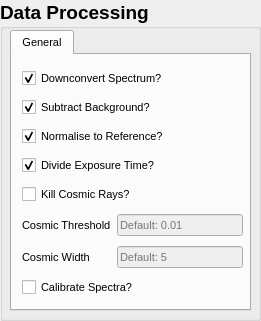
   <widget class="QGroupBox" name="data_processing">
    <property name="geometry">
     <rect>
      <x>280</x>
      <y>70</y>
      <width>261</width>
      <height>321</height>
     </rect>
    </property>
    <property name="font">
     <font>
      <pointsize>14</pointsize>
      <weight>75</weight>
      <bold>true</bold>
     </font>
    </property>
    <property name="title">
     <string>Data Processing</string>
    </property>
    <widget class="QTabWidget" name="processing_tab">
     <property name="geometry">
      <rect>
       <x>10</x>
       <y>30</y>
       <width>241</width>
       <height>281</height>
      </rect>
     </property>
     <property name="font">
      <font>
       <pointsize>8</pointsize>
       <weight>50</weight>
       <bold>false</bold>
      </font>
     </property>
     <property name="tabPosition">
      <enum>QTabWidget::North</enum>
     </property>
     <property name="currentIndex">
      <number>0</number>
     </property>
     <widget class="QWidget" name="general_processing">
      <attribute name="title">
       <string>General</string>
      </attribute>
      <widget class="QWidget" name="layoutWidget">
       <property name="geometry">
        <rect>
         <x>10</x>
         <y>10</y>
         <width>221</width>
         <height>238</height>
        </rect>
       </property>
       <layout class="QGridLayout" name="gridLayout_4">
        <item row="1" column="0" colspan="2">
         <widget class="QCheckBox" name="subtract_checkbox">
          <property name="toolTip">
           <string>Subtract background spectrum.</string>
          </property>
          <property name="statusTip">
           <string>Subtract background spectrum.</string>
          </property>
          <property name="text">
           <string>Subtract Background?</string>
          </property>
          <property name="checked">
           <bool>true</bool>
          </property>
         </widget>
        </item>
        <item row="6" column="0">
         <widget class="QLabel" name="cosmic_width_label">
          <property name="text">
           <string>Cosmic Width</string>
          </property>
         </widget>
        </item>
        <item row="7" column="0" colspan="2">
         <widget class="QCheckBox" name="calibrate_checkbox">
          <property name="toolTip">
           <string>Shift energy axis of spectrum by +calibration offset.</string>
          </property>
          <property name="statusTip">
           <string>Shift energy axis of spectrum by +calibration offset.</string>
          </property>
          <property name="whatsThis">
           <string>Applies a calibration shift of +calibration offset to spectra during processing.</string>
          </property>
          <property name="text">
           <string>Calibrate Spectra?</string>
          </property>
          <property name="checked">
           <bool>false</bool>
          </property>
         </widget>
        </item>
        <item row="0" column="0" colspan="2">
         <widget class="QCheckBox" name="downconvert_checkbox">
          <property name="toolTip">
           <string>Subtract upconversion energy from energy axis.</string>
          </property>
          <property name="statusTip">
           <string>Subtract upconversion energy from energy axis.</string>
          </property>
          <property name="whatsThis">
           <string>Downconversion</string>
          </property>
          <property name="text">
           <string>Downconvert Spectrum?</string>
          </property>
          <property name="checked">
           <bool>true</bool>
          </property>
         </widget>
        </item>
        <item row="5" column="0">
         <widget class="QLabel" name="cosmic_threshold_label">
          <property name="text">
           <string>Cosmic Threshold</string>
          </property>
         </widget>
        </item>
        <item row="3" column="0" colspan="2">
         <widget class="QCheckBox" name="exposure_checkbox">
          <property name="toolTip">
           <string>Divide out exposure time from .spe file.</string>
          </property>
          <property name="statusTip">
           <string>Divide out exposure time from .spe file.</string>
          </property>
          <property name="text">
           <string>Divide Exposure Time?</string>
          </property>
          <property name="checked">
           <bool>true</bool>
          </property>
         </widget>
        </item>
        <item row="2" column="0" colspan="2">
         <widget class="QCheckBox" name="normalise_checkbox">
          <property name="toolTip">
           <string>Divide by reference spectrum.</string>
          </property>
          <property name="statusTip">
           <string>Divide by reference spectrum.</string>
          </property>
          <property name="text">
           <string>Normalise to Reference?</string>
          </property>
          <property name="checked">
           <bool>true</bool>
          </property>
         </widget>
        </item>
        <item row="4" column="0" colspan="2">
         <widget class="QCheckBox" name="killcosmic_checkbox">
          <property name="toolTip">
           <string>Programmatically remove cosmic rays.</string>
          </property>
          <property name="statusTip">
           <string>Programmatically remove cosmic rays.</string>
          </property>
          <property name="text">
           <string>Kill Cosmic Rays?</string>
          </property>
          <property name="checked">
           <bool>false</bool>
          </property>
         </widget>
        </item>
        <item row="5" column="1">
         <widget class="QLineEdit" name="cosmic_threshold_box">
          <property name="enabled">
           <bool>false</bool>
          </property>
          <property name="toolTip">
           <string>The height that a spectral feature needs to be above the baseline to be considered for cosmic ray removal.</string>
          </property>
          <property name="statusTip">
           <string>The height that a spectral feature needs to be above the baseline to be considered for cosmic ray removal.</string>
          </property>
          <property name="whatsThis">
           <string>The height that a spectral feature needs to be above the baseline to be considered for cosmic ray removal.</string>
          </property>
          <property name="text">
           <string/>
          </property>
          <property name="placeholderText">
           <string>Default: 0.01</string>
          </property>
         </widget>
        </item>
        <item row="6" column="1">
         <widget class="QLineEdit" name="cosmic_width_box">
          <property name="enabled">
           <bool>false</bool>
          </property>
          <property name="toolTip">
           <string>The maximum width (in pixels) for a spectral feature to be considered a cosmic ray - if it is wider than this it is presumed to be real.</string>
          </property>
          <property name="statusTip">
           <string>The maximum width (in pixels) for a spectral feature to be considered a cosmic ray - if it is wider than this it is presumed to be real.</string>
          </property>
          <property name="whatsThis">
           <string>The maximum width (in pixels) for a spectral feature to be considered a cosmic ray - if it is wider than this it is presumed to be real.</string>
          </property>
          <property name="text">
           <string/>
          </property>
          <property name="placeholderText">
           <string>Default: 5</string>
          </property>
         </widget>
        </item>
       </layout>
      </widget>
     </widget>
    </widget>
   </widget>
